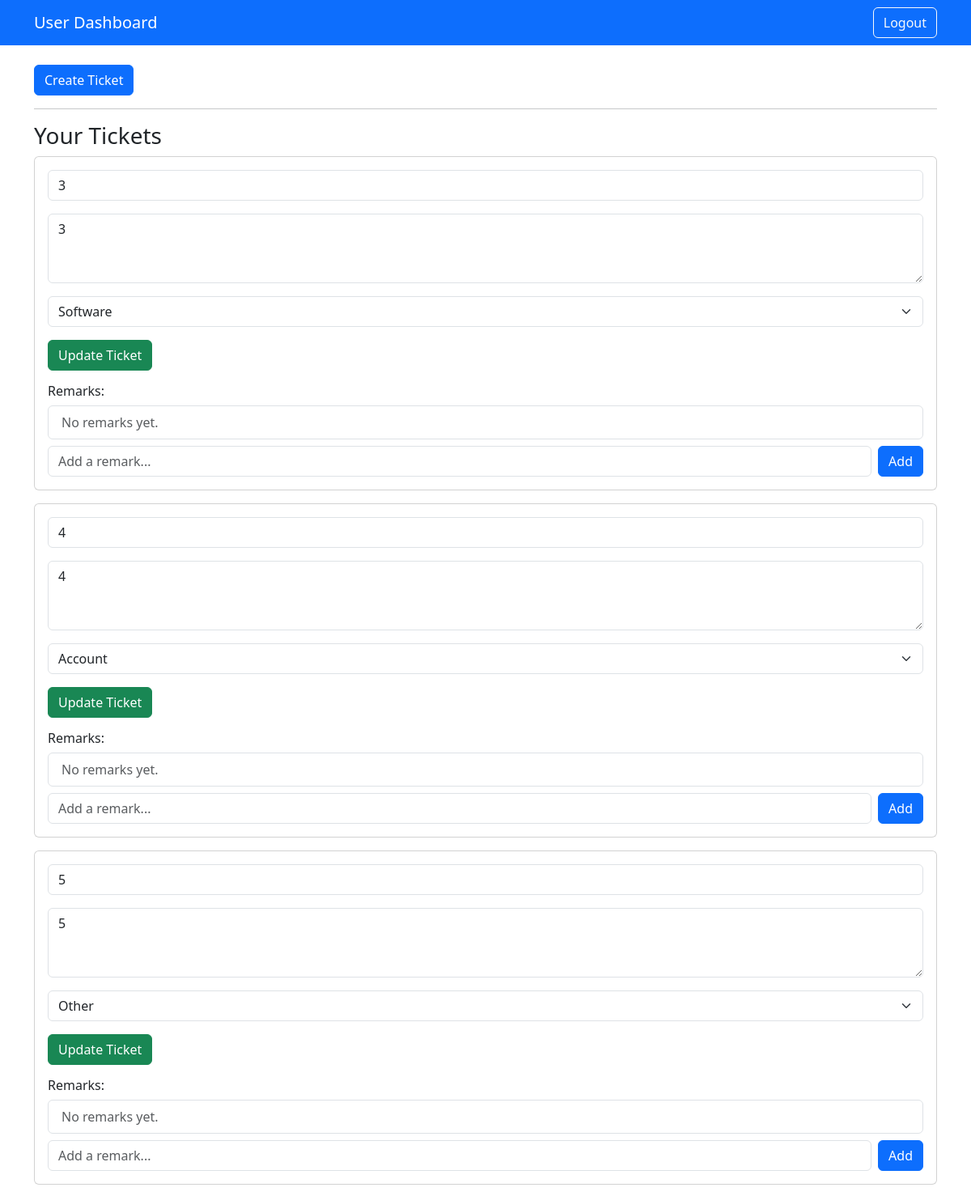
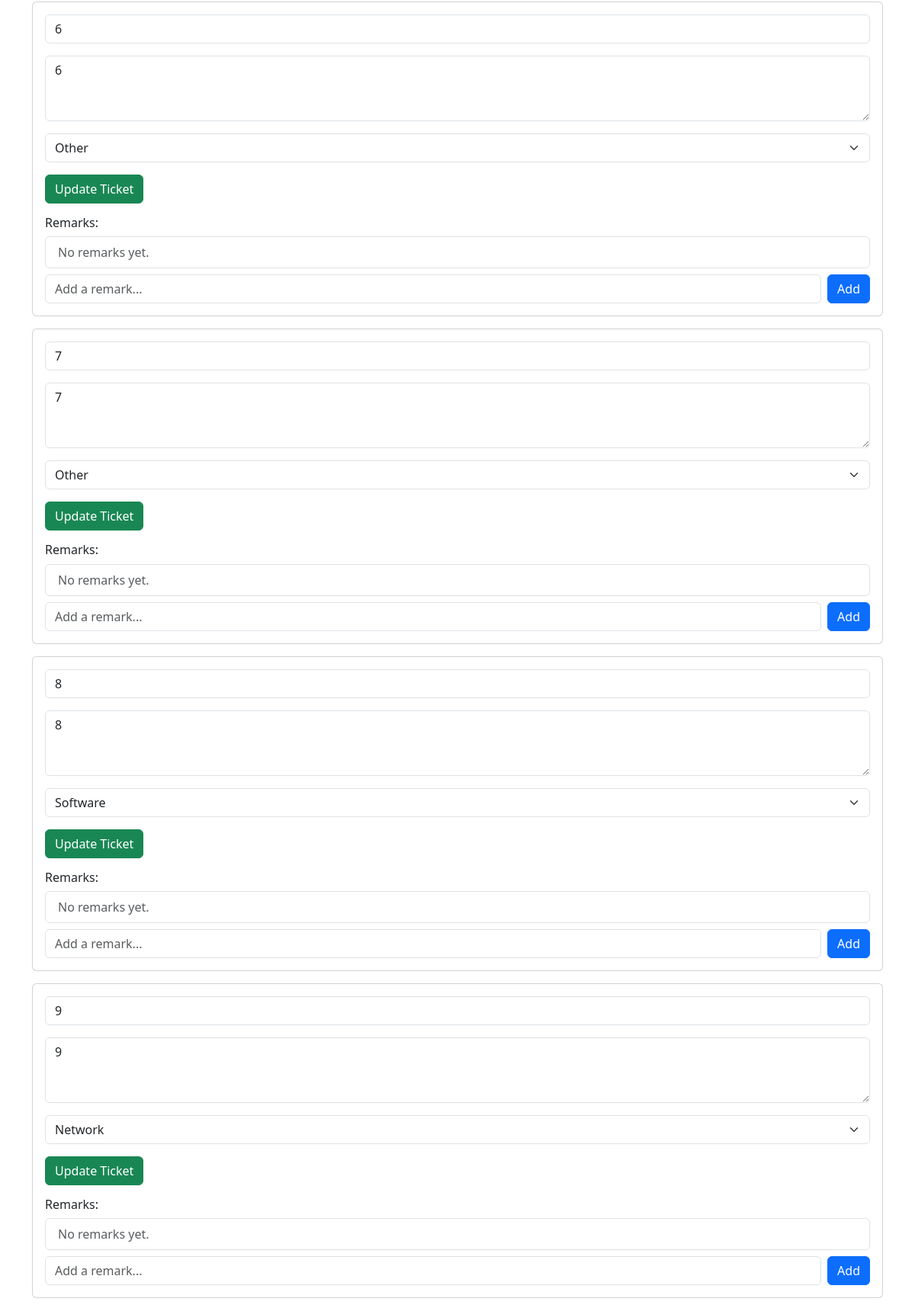
Page /user/dashboard (signed in, upper part) on the committed database (2 pictures, top to bottom).
### models.py (models this page shows)
class Ticket(db.Model):
    id = db.Column(db.Integer, primary_key=True)
    title = db.Column(db.String(100), nullable=False)
    description = db.Column(db.Text, nullable=False)
    status = db.Column(db.String(20), default='Open')
    created_at = db.Column(db.DateTime, default=datetime.utcnow)
    user_id = db.Column(db.Integer, db.ForeignKey('user.id'), nullable=False)
    category_id = db.Column(db.Integer, db.ForeignKey('category.id'), nullable=False)
    created_by = db.Column(db.String(50), default='user')
    user = relationship('User', back_populates='tickets')
    category = relationship('Category', back_populates='tickets')
    comments = relationship(
        'Comment',
        back_populates='ticket',
        lazy=True,
        cascade='all, delete-orphan'
    )

### app.py (the view, shortened to what this page needs)
@app.route('/user/dashboard', methods=['GET', 'POST'])
@login_required
def user_dashboard():
    if current_user.role != 'User':
        abort(403)
    categories = Category.query.all()
    category_id = request.args.get('category', type=int)
    if category_id:
        tickets = Ticket.query.filter_by(user_id=current_user.id, category_id=category_id).all()
    else:
        tickets = Ticket.query.filter_by(user_id=current_user.id).all()
    tickets_with_user = []
    for t in tickets:
        user = User.query.get(t.user_id) if t.user_id else None
        category = Category.query.get(t.category_id)
        tickets_with_user.append((t, user.username if user else "Unassigned", category.name if category else "Unknown"))
    return render_template('user_dashboard.html', tickets=tickets, categories=categories, selected_category=category_id)

### app.py (called while the page is built)
@login_manager.user_loader
def load_user(user_id):
    return User.query.get(int(user_id))

### templates/user_dashboard.html (shortened to what this page needs)
<!DOCTYPE html>
<html lang="en">
<head>
  <link href="https://cdn.jsdelivr.net/npm/bootstrap@5.3.0/dist/css/bootstrap.min.css" rel="stylesheet" />
</head>
<body>
  <nav class="navbar navbar-expand-lg navbar-dark bg-primary">
    <div class="container">
      <a class="navbar-brand" href="{{ url_for('user_dashboard') }}">User Dashboard</a>
      <div>
        <a href="{{ url_for('logout') }}" class="btn btn-outline-light">Logout</a>
      </div>
    </div>
  </nav>
  <div class="container my-4">
     <div class="mb-3">
      <a href="{{ url_for('user_create_ticket') }}" class="btn btn-primary">Create Ticket</a>
    </div>
    <hr />
    <h3>Your Tickets</h3>
    {% if tickets %}
      {% for ticket in tickets %}
        <div class="card mb-3">
          <div class="card-body">
            <form method="POST" class="mb-3">
              <div class="mb-3">
                <input type="text" name="title" class="form-control" value="{{ ticket.title }}"  />
              </div>
              <div class="mb-3">
                <textarea name="description" class="form-control" rows="3" required>{{ ticket.description }}</textarea>
              </div>
              <div class="mb-3">
                <select name="category_id" class="form-select" required>
                  {% for category in categories %}
                  <option value="{{ category.id }}" {% if ticket.category and ticket.category.id == category.id %}selected{% endif %}>{{ category.name }}</option>
                  {% endfor %}
                </select>
              </div>
              <button type="submit" class="btn btn-success">Update Ticket</button>
            </form>
            <h6>Remarks:</h6>
            <ul class="list-group mb-2">
              {% for comment in ticket.comments %}
                <li class="list-group-item">
                  <strong>{{ comment.user.username if comment.user else 'Unknown' }}:</strong> {{ comment.content }}<br />
                  <small class="text-muted">{{ comment.created_at.strftime('%Y-%m-%d %H:%M') }}</small>
                </li>
              {% else %}
                <li class="list-group-item text-muted">No remarks yet.</li>
              {% endfor %}
            </ul>
            <form method="POST" class="d-flex">
              <input type="text" name="comment_content" class="form-control me-2" placeholder="Add a remark..." required />
              <button type="submit" class="btn btn-primary">Add</button>
            </form>
          </div>
        </div>
      {% endfor %}
    {% else %}
      <p>You have not created any tickets yet.</p>
    {% endif %}
  </div>
</body>
</html>

### rows in the picture
Ticket: title "3", description "3"
Ticket: title "4", description "4"
Ticket: title "5", description "5"
Ticket: title "6", description "6"
Ticket: title "7", description "7"
Ticket: title "8", description "8"
Ticket: title "9", description "9"

### other values in the picture
form field category_id "Software"
form field category_id "Account"
form field category_id "Other"
form field category_id "Network"
